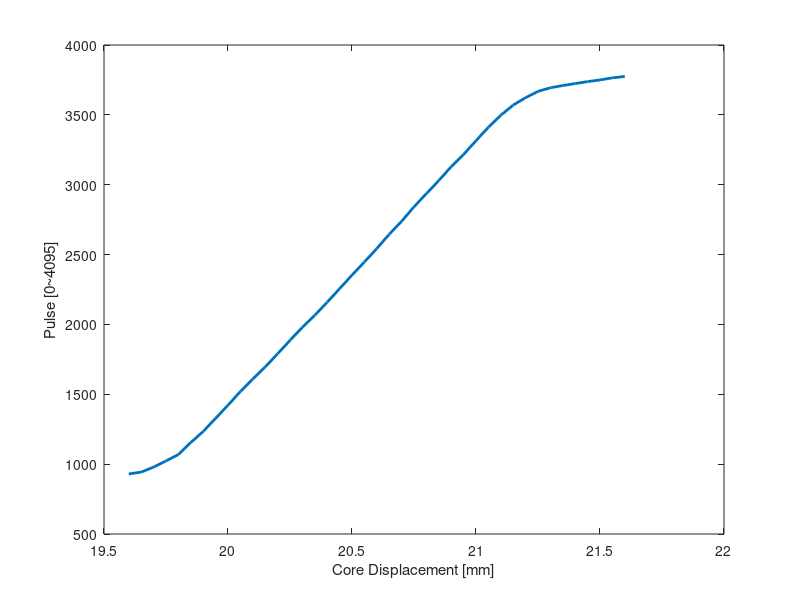

MATLAB code to generate this figure:
clc; clear; close;
%
%% [Sensor 1]
%x1 = 19.55:0.05:21.65;
%p1 = [3654, 3645, 3635, 3610, 3572, 3512, 3425, 3335, 3245, 3150, ...
%      3060, 2965, 2872, 2778, 2680, 2584, 2489, 2392, 2298, 2199, ...
%      2102, 2007, 1912, 1815, 1717, 1620, 1523, 1425, 1329, 1234, ...
%      1141, 1050,  958,  864,  768,  683,  592,  490,  407,  318, ...
%       256,  232,  223];

%% [Sensor 2]
%x1 = 19.25:0.05:21.50;
%p1 = [778, 789, 800, 813, 830, 886, 949, 1008, 1071, 1132, ...
%      1190, 1273, 1373, 1465, 1564, 1654, 1750, 1848, 1946, 2044, ...
%      2145, 2245, 2342, 2441, 2538, 2640, 2741, 2842, 2942, 3045, ...
%      3147, 3244, 3342, 3440, 3530, 3600, 3646, 3684, 3710, 3728, ...
%      3739, 3749, 3759, 3765, 3770, 3775];
%n = length(x1);

%% [Sensor 3]
%x1 = 19.60:0.05:21.60;
%p1 = [745, 755, 767, 781, 806, 872, 940, 1024, 1112, 1201, ...
%      1292, 1382, 1476, 1570, 1662, 1756, 1853, 1948, 2043, 2138, ...
%      2235, 2331, 2426, 2528, 2621, 2717, 2810, 2901, 2994, 3090, ...
%      3180, 3276, 3367, 3452, 3526, 3577, 3613, 3634, 3650, 3665, ...
%      3675];
      
% [Sensor 4]
x1 = 19.60:0.05:21.60;
p1 = [930, 943, 979, 1023, 1069, 1155, 1234, 1328, 1422, 1520, ...
      1610, 1696, 1790, 1886, 1980, 2066, 2159, 2256, 2353, 2447, ...
      2543, 2645, 2738, 2842, 2936, 3030, 3129, 3217, 3315, 3412, ...
      3497, 3570, 3623, 3668, 3694, 3710, 3724, 3738, 3750, 3765, ...
      3775];

n = length(x1);
plot(x1,p1,"linewidth", 2) 
xlabel('Core Displacement [mm]')
ylabel('Pulse [0~4095]')        
